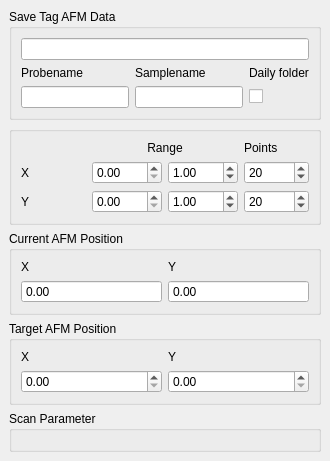
  <widget class="QDockWidget" name="dockWidget_afm">
   <property name="sizePolicy">
    <sizepolicy hsizetype="Fixed" vsizetype="Preferred">
     <horstretch>0</horstretch>
     <verstretch>0</verstretch>
    </sizepolicy>
   </property>
   <property name="maximumSize">
    <size>
     <width>350</width>
     <height>524287</height>
    </size>
   </property>
   <property name="allowedAreas">
    <set>Qt::BottomDockWidgetArea|Qt::RightDockWidgetArea|Qt::TopDockWidgetArea</set>
   </property>
   <property name="windowTitle">
    <string>AFM Parameters</string>
   </property>
   <attribute name="dockWidgetArea">
    <number>2</number>
   </attribute>
   <widget class="QWidget" name="dockWidgetContents_2">
    <layout class="QGridLayout" name="gridLayout_5">
     <item row="2" column="0">
      <widget class="QGroupBox" name="groupBox_5">
       <property name="sizePolicy">
        <sizepolicy hsizetype="Preferred" vsizetype="Fixed">
         <horstretch>0</horstretch>
         <verstretch>0</verstretch>
        </sizepolicy>
       </property>
       <property name="title">
        <string>Current AFM Position</string>
       </property>
       <layout class="QGridLayout" name="gridLayout_7">
        <item row="1" column="1">
         <widget class="ScienDSpinBox" name="afm_curr_y_DSpinBox">
          <property name="readOnly">
           <bool>true</bool>
          </property>
          <property name="buttonSymbols">
           <enum>QAbstractSpinBox::NoButtons</enum>
          </property>
         </widget>
        </item>
        <item row="1" column="0">
         <widget class="ScienDSpinBox" name="afm_curr_x_DSpinBox">
          <property name="readOnly">
           <bool>true</bool>
          </property>
          <property name="buttonSymbols">
           <enum>QAbstractSpinBox::NoButtons</enum>
          </property>
         </widget>
        </item>
        <item row="0" column="1">
         <widget class="QLabel" name="label_17">
          <property name="text">
           <string>Y</string>
          </property>
         </widget>
        </item>
        <item row="0" column="0">
         <widget class="QLabel" name="label_16">
          <property name="text">
           <string>X</string>
          </property>
         </widget>
        </item>
       </layout>
      </widget>
     </item>
     <item row="4" column="0">
      <widget class="QGroupBox" name="scan_param_groupBox">
       <property name="sizePolicy">
        <sizepolicy hsizetype="Preferred" vsizetype="Fixed">
         <horstretch>0</horstretch>
         <verstretch>0</verstretch>
        </sizepolicy>
       </property>
       <property name="title">
        <string>Scan Parameter</string>
       </property>
       <layout class="QGridLayout" name="gridLayout_scan_params"/>
      </widget>
     </item>
     <item row="0" column="0">
      <widget class="QGroupBox" name="groupBox_8">
       <property name="sizePolicy">
        <sizepolicy hsizetype="Preferred" vsizetype="Fixed">
         <horstretch>0</horstretch>
         <verstretch>0</verstretch>
        </sizepolicy>
       </property>
       <property name="title">
        <string>Save Tag AFM Data</string>
       </property>
       <layout class="QGridLayout" name="gridLayout_10">
        <item row="2" column="0">
         <widget class="QLineEdit" name="probename_LineEdit">
          <property name="toolTip">
           <string>&lt;html&gt;&lt;head/&gt;&lt;body&gt;&lt;p&gt;Type here the name of the Quantilever (also known as the probe) for the AttoDRY2200_Pi3 SPM.&lt;br/&gt;The data will be saved into this folder.&lt;/p&gt;&lt;/body&gt;&lt;/html&gt;</string>
          </property>
         </widget>
        </item>
        <item row="1" column="1">
         <widget class="QLabel" name="label_21">
          <property name="text">
           <string>Samplename</string>
          </property>
         </widget>
        </item>
        <item row="1" column="0">
         <widget class="QLabel" name="label_20">
          <property name="text">
           <string>Probename</string>
          </property>
         </widget>
        </item>
        <item row="2" column="1">
         <widget class="QLineEdit" name="samplename_LineEdit">
          <property name="toolTip">
           <string>&lt;html&gt;&lt;head/&gt;&lt;body&gt;&lt;p&gt;Type here the name of the Sample, which is investigated with the AttoDRY2200_Pi3 SPM.&lt;br/&gt;The data will be saved into this folder.&lt;/p&gt;&lt;/body&gt;&lt;/html&gt;</string>
          </property>
         </widget>
        </item>
        <item row="2" column="2">
         <widget class="QCheckBox" name="daily_folder_CheckBox">
          <property name="toolTip">
           <string>&lt;html&gt;&lt;head/&gt;&lt;body&gt;&lt;p&gt;Indicate, whether you what to save the measurements in a daily folder.&lt;/p&gt;&lt;/body&gt;&lt;/html&gt;</string>
          </property>
          <property name="layoutDirection">
           <enum>Qt::LeftToRight</enum>
          </property>
          <property name="autoFillBackground">
           <bool>false</bool>
          </property>
          <property name="text">
           <string/>
          </property>
         </widget>
        </item>
        <item row="0" column="0" colspan="3">
         <widget class="QLineEdit" name="qafm_save_LineEdit"/>
        </item>
        <item row="1" column="2">
         <widget class="QLabel" name="label_22">
          <property name="text">
           <string>Daily folder</string>
          </property>
         </widget>
        </item>
       </layout>
      </widget>
     </item>
     <item row="3" column="0">
      <widget class="QGroupBox" name="groupBox_6">
       <property name="sizePolicy">
        <sizepolicy hsizetype="Preferred" vsizetype="Fixed">
         <horstretch>0</horstretch>
         <verstretch>0</verstretch>
        </sizepolicy>
       </property>
       <property name="title">
        <string>Target AFM Position</string>
       </property>
       <layout class="QGridLayout" name="gridLayout_8">
        <item row="0" column="1">
         <widget class="QLabel" name="label_19">
          <property name="text">
           <string>Y</string>
          </property>
         </widget>
        </item>
        <item row="0" column="0">
         <widget class="QLabel" name="label_18">
          <property name="text">
           <string>X</string>
          </property>
         </widget>
        </item>
        <item row="1" column="0">
         <widget class="ScienDSpinBox" name="afm_target_x_DSpinBox"/>
        </item>
        <item row="1" column="1">
         <widget class="ScienDSpinBox" name="afm_target_y_DSpinBox"/>
        </item>
       </layout>
      </widget>
     </item>
     <item row="1" column="0">
      <widget class="QGroupBox" name="groupBox_4">
       <property name="sizePolicy">
        <sizepolicy hsizetype="Preferred" vsizetype="Fixed">
         <horstretch>0</horstretch>
         <verstretch>0</verstretch>
        </sizepolicy>
       </property>
       <property name="title">
        <string/>
       </property>
       <layout class="QGridLayout" name="gridLayout_6">
        <item row="1" column="0">
         <widget class="QLabel" name="label_12">
          <property name="text">
           <string>X</string>
          </property>
         </widget>
        </item>
        <item row="2" column="0">
         <widget class="QLabel" name="label_13">
          <property name="text">
           <string>Y</string>
          </property>
         </widget>
        </item>
        <item row="2" column="1">
         <widget class="ScienDSpinBox" name="afm_y_min_DSpinBox">
          <property name="minimumSize">
           <size>
            <width>70</width>
            <height>0</height>
           </size>
          </property>
         </widget>
        </item>
        <item row="1" column="1">
         <widget class="ScienDSpinBox" name="afm_x_min_DSpinBox">
          <property name="minimumSize">
           <size>
            <width>70</width>
            <height>0</height>
           </size>
          </property>
         </widget>
        </item>
        <item row="1" column="2">
         <widget class="ScienDSpinBox" name="afm_x_max_DSpinBox">
          <property name="minimumSize">
           <size>
            <width>70</width>
            <height>0</height>
           </size>
          </property>
          <property name="value">
           <double>1.000000000000000</double>
          </property>
         </widget>
        </item>
        <item row="2" column="2">
         <widget class="ScienDSpinBox" name="afm_y_max_DSpinBox">
          <property name="minimumSize">
           <size>
            <width>70</width>
            <height>0</height>
           </size>
          </property>
          <property name="value">
           <double>1.000000000000000</double>
          </property>
         </widget>
        </item>
        <item row="1" column="3">
         <widget class="ScienSpinBox" name="afm_x_num_SpinBox">
          <property name="minimumSize">
           <size>
            <width>50</width>
            <height>0</height>
           </size>
          </property>
          <property name="minimum">
           <number>2</number>
          </property>
          <property name="maximum">
           <number>10000</number>
          </property>
          <property name="value">
           <number>20</number>
          </property>
         </widget>
        </item>
        <item row="2" column="3">
         <widget class="ScienSpinBox" name="afm_y_num_SpinBox">
          <property name="minimumSize">
           <size>
            <width>50</width>
            <height>0</height>
           </size>
          </property>
          <property name="minimum">
           <number>2</number>
          </property>
          <property name="maximum">
           <number>10000</number>
          </property>
          <property name="value">
           <number>20</number>
          </property>
         </widget>
        </item>
        <item row="0" column="1" colspan="2">
         <widget class="QLabel" name="label_14">
          <property name="text">
           <string>Range</string>
          </property>
          <property name="alignment">
           <set>Qt::AlignCenter</set>
          </property>
         </widget>
        </item>
        <item row="0" column="3">
         <widget class="QLabel" name="label_15">
          <property name="text">
           <string>Points</string>
          </property>
         </widget>
        </item>
       </layout>
      </widget>
     </item>
    </layout>
   </widget>
  </widget>
